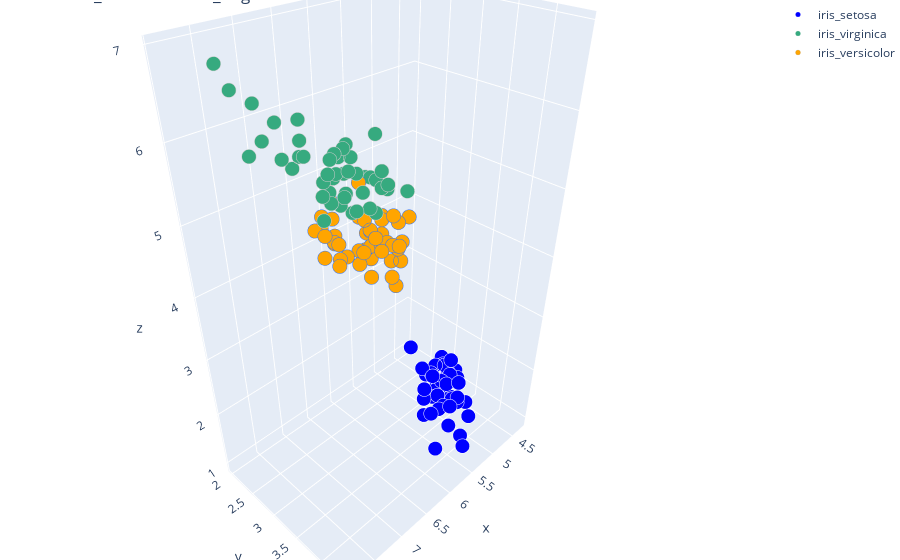

Notebook code cell kept with this figure:
### Markdown cell above
#### Data Visualization

### Code cell
# import data again
data = pd.read_csv("Iris.csv")
# data of iris setosa
iris_setosa = data[data.Species == "Iris-setosa"]
# # data of iris virginica
iris_virginica = data[data.Species == "Iris-virginica"]
# data of iris versicolor
iris_versicolor = data[data.Species == 'Iris-versicolor']



# trace1 =  iris setosa
trace1 = go.Scatter3d(
    x=iris_setosa.SepalLengthCm,
    y=iris_setosa.SepalWidthCm,
    z=iris_setosa.PetalLengthCm,
    mode='markers',
    name = "iris_setosa",
    marker=dict(
        color='rgb(0, 0, 255)',
        size=5,
        line=dict(
            color='rgb(255, 255, 255)',
            width=0.1
        )
    )
)
# trace2 =  iris virginica
trace2 = go.Scatter3d(
    x=iris_virginica.SepalLengthCm,
    y=iris_virginica.SepalWidthCm,
    z=iris_virginica.PetalLengthCm,
    mode='markers',
    name = "iris_virginica",
    marker=dict(
        color='rgb(54, 170, 127)',
        size=5,
        line=dict(
            color='rgb(204, 204, 204)',
            width=0.1
        )
    )
)

# trace3 =  iris versicolor
trace3 = go.Scatter3d(
    x=iris_versicolor.SepalLengthCm,
    y=iris_versicolor.SepalWidthCm,
    z=iris_versicolor.PetalLengthCm,
    mode='markers',
    name = "iris_versicolor",
    marker=dict(
        color='rgb(255, 165, 0)',
        size=5,
        line=dict(
            color='rgb(54, 117, 244)',
            width=0.1
        )
    )
)

data = [trace1, trace2, trace3]
layout = go.Layout(
    title = ' 3D iris_setosa and iris_virginica',
    margin=dict(
        l=0,
        r=0,
        b=0,
        t=0
    )
)
fig = go.Figure(data=data, layout=layout)
iplot(fig)

### Figure 1 — Plotly figure (JSON) as saved in the notebook; plotly's stock layout.template omitted (floating-point values rounded to 4 significant figures)
{"data": [{"marker": {"color": "rgb(0, 0, 255)", "line": {"color": "rgb(255, 255, 255)", "width": 0.1}, "size": 5}, "mode": "markers", "name": "iris_setosa", "x": [5.1, 4.9, 4.7, 4.6, 5, 5.4, 4.6, 5, 4.4, 4.9, 5.4, 4.8, 4.8, 4.3, 5.8, 5.7, 5.4, 5.1, 5.7, 5.1, 5.4, 5.1, 4.6, 5.1, 4.8, 5, 5, 5.2, 5.2, 4.7, 4.8, 5.4, 5.2, 5.5, 4.9, 5, 5.5, 4.9, 4.4, 5.1, 5, 4.5, 4.4, 5, 5.1, 4.8, 5.1, 4.6, 5.3, 5], "y": [3.5, 3, 3.2, 3.1, 3.6, 3.9, 3.4, 3.4, 2.9, 3.1, 3.7, 3.4, 3, 3, 4, 4.4, 3.9, 3.5, 3.8, 3.8, 3.4, 3.7, 3.6, 3.3, 3.4, 3, 3.4, 3.5, 3.4, 3.2, 3.1, 3.4, 4.1, 4.2, 3.1, 3.2, 3.5, 3.1, 3, 3.4, 3.5, 2.3, 3.2, 3.5, 3.8, 3, 3.8, 3.2, 3.7, 3.3], "z": [1.4, 1.4, 1.3, 1.5, 1.4, 1.7, 1.4, 1.5, 1.4, 1.5, 1.5, 1.6, 1.4, 1.1, 1.2, 1.5, 1.3, 1.4, 1.7, 1.5, 1.7, 1.5, 1, 1.7, 1.9, 1.6, 1.6, 1.5, 1.4, 1.6, 1.6, 1.5, 1.5, 1.4, 1.5, 1.2, 1.3, 1.5, 1.3, 1.5, 1.3, 1.3, 1.3, 1.6, 1.9, 1.4, 1.6, 1.4, 1.5, 1.4], "type": "scatter3d"}, {"marker": {"color": "rgb(54, 170, 127)", "line": {"color": "rgb(204, 204, 204)", "width": 0.1}, "size": 5}, "mode": "markers", "name": "iris_virginica", "x": [6.3, 5.8, 7.1, 6.3, 6.5, 7.6, 4.9, 7.3, 6.7, 7.2, 6.5, 6.4, 6.8, 5.7, 5.8, 6.4, 6.5, 7.7, 7.7, 6, 6.9, 5.6, 7.7, 6.3, 6.7, 7.2, 6.2, 6.1, 6.4, 7.2, 7.4, 7.9, 6.4, 6.3, 6.1, 7.7, 6.3, 6.4, 6, 6.9, 6.7, 6.9, 5.8, 6.8, 6.7, 6.7, 6.3, 6.5, 6.2, 5.9], "y": [3.3, 2.7, 3, 2.9, 3, 3, 2.5, 2.9, 2.5, 3.6, 3.2, 2.7, 3, 2.5, 2.8, 3.2, 3, 3.8, 2.6, 2.2, 3.2, 2.8, 2.8, 2.7, 3.3, 3.2, 2.8, 3, 2.8, 3, 2.8, 3.8, 2.8, 2.8, 2.6, 3, 3.4, 3.1, 3, 3.1, 3.1, 3.1, 2.7, 3.2, 3.3, 3, 2.5, 3, 3.4, 3], "z": [6, 5.1, 5.9, 5.6, 5.8, 6.6, 4.5, 6.3, 5.8, 6.1, 5.1, 5.3, 5.5, 5, 5.1, 5.3, 5.5, 6.7, 6.9, 5, 5.7, 4.9, 6.7, 4.9, 5.7, 6, 4.8, 4.9, 5.6, 5.8, 6.1, 6.4, 5.6, 5.1, 5.6, 6.1, 5.6, 5.5, 4.8, 5.4, 5.6, 5.1, 5.1, 5.9, 5.7, 5.2, 5, 5.2, 5.4, 5.1], "type": "scatter3d"}, {"marker": {"color": "rgb(255, 165, 0)", "line": {"color": "rgb(54, 117, 244)", "width": 0.1}, "size": 5}, "mode": "markers", "name": "iris_versicolor", "x": [7, 6.4, 6.9, 5.5, 6.5, 5.7, 6.3, 4.9, 6.6, 5.2, 5, 5.9, 6, 6.1, 5.6, 6.7, 5.6, 5.8, 6.2, 5.6, 5.9, 6.1, 6.3, 6.1, 6.4, 6.6, 6.8, 6.7, 6, 5.7, 5.5, 5.5, 5.8, 6, 5.4, 6, 6.7, 6.3, 5.6, 5.5, 5.5, 6.1, 5.8, 5, 5.6, 5.7, 5.7, 6.2, 5.1, 5.7], "y": [3.2, 3.2, 3.1, 2.3, 2.8, 2.8, 3.3, 2.4, 2.9, 2.7, 2, 3, 2.2, 2.9, 2.9, 3.1, 3, 2.7, 2.2, 2.5, 3.2, 2.8, 2.5, 2.8, 2.9, 3, 2.8, 3, 2.9, 2.6, 2.4, 2.4, 2.7, 2.7, 3, 3.4, 3.1, 2.3, 3, 2.5, 2.6, 3, 2.6, 2.3, 2.7, 3, 2.9, 2.9, 2.5, 2.8], "z": [4.7, 4.5, 4.9, 4, 4.6, 4.5, 4.7, 3.3, 4.6, 3.9, 3.5, 4.2, 4, 4.7, 3.6, 4.4, 4.5, 4.1, 4.5, 3.9, 4.8, 4, 4.9, 4.7, 4.3, 4.4, 4.8, 5, 4.5, 3.5, 3.8, 3.7, 3.9, 5.1, 4.5, 4.5, 4.7, 4.4, 4.1, 4, 4.4, 4.6, 4, 3.3, 4.2, 4.2, 4.2, 4.3, 3, 4.1], "type": "scatter3d"}], "layout": {"margin": {"b": 0, "l": 0, "r": 0, "t": 0}, "title": {"text": " 3D iris_setosa and iris_virginica"}}}
